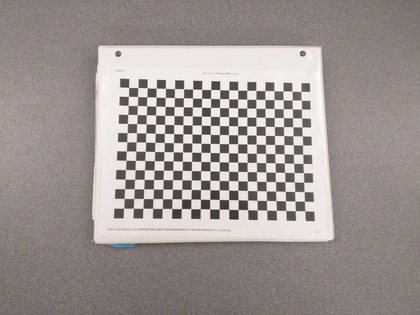
%> input picture Sea_Goat_2016/autonomy/harness_tests/camera_cal/IMG_20160108_153027.jpg, 420 x 315 px, shrunk from 4160 x 3120 before the run
$ octave dehazingtop.m   (GNU Octave 9; MATLAB toolbox functions it lacks are replaced by stand-ins)
%> lines starting %> are read from the running program, lines starting %| are printed output that depends on the picture; in (x1, y1, x2, y2) boxes, pixels count from 0 and x2, y2 are one past the last pixel; in counts of white or black regions, pixels touching at a corner belong together; the program's own positions count from 1
%> the answer given: ../camera_cal
%> the answer given: 3
%> further down, I is the input picture: size 315x420x3 uint8; mean R, G, B 157.1, 148.2, 145.4
### Sea_Goat_2016/autonomy/harness_tests/dehazing/dehazing_func.m
function [ Jdehz ] = dehazing_func( J )
%UNTITLED Summary of this function goes here
%   Detailed explanation goes here
I = (padarray(J,[8 8],255,'both'));
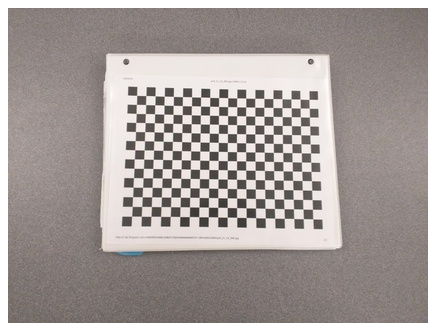
%> I: size 331x436x3 uint8; mean R, G, B 165.2, 157.1, 154.5
Igray = rgb2gray(I);

Jdark = zeros(size(I(:,:,1)));
%> Jdark: size 331x436 double; every value is 0
Jdark = im2double(Jdark);

for i=8:size(I(:,:,1),1)-8
    for j=8:size(I(:,:,1),2)-8
        val = min(min(min(I(i-7:i+7, j-7:j+7, :))));
        if val > 0
            Jdark(i,j) = val;
        end
    end
end
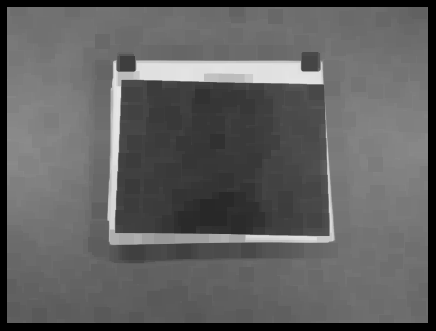
%> Jdark: size 331x436 double; min 0, max 232, mean 96.2

Jdark = mat2gray(Jdark);
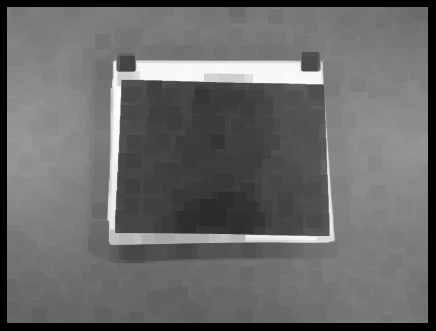
%> Jdark: size 331x436 double; min 0, max 1, mean 0.415
sortedJdark = sort(Jdark(:), 'descend');

numPix = round(.001 * size(Jdark,1) * size(Jdark,2));
%> numPix = 144
thresh = sortedJdark(numPix);
%> thresh = 0.983
mask = im2bw(mat2gray(Jdark), thresh);
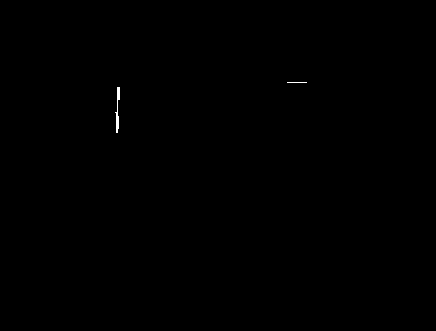
%> mask: size 331x436 logical; 0.09% white; 2 white regions, box (x1, y1, x2, y2) and area: (115, 87, 120, 133) 107, (287, 82, 307, 83) 20

atmosphere_R =  double(max(max(uint8(mask) .* I(:,:,1))))/255;
%> atmosphere_R = 0.957
atmosphere_G =  double(max(max(uint8(mask) .* I(:,:,2))))/255;
%> atmosphere_G = 0.937
atmosphere_B =  double(max(max(uint8(mask) .* I(:,:,3))))/255;
%> atmosphere_B = 0.933


% t = 1 - Jdark;
t_tilde(:,:,1) = Jdark./double(atmosphere_R);
t_tilde(:,:,2) = Jdark./double(atmosphere_B);
t_tilde(:,:,3) = Jdark./double(atmosphere_G);
%> t_tilde: size 331x436x3 double
t = 1-min(t_tilde,[],3);
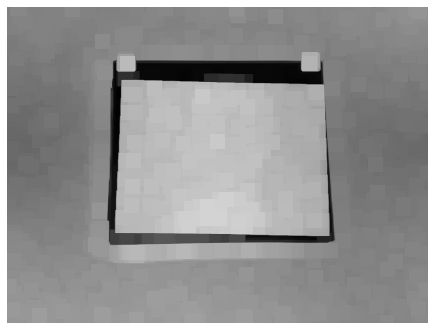
%> t: size 331x436 double; min -0.0451, max 1, mean 0.567; drawn with min black and max white


% subplot(1,2,2);
% imshow(t);
%
Jdehz(:,:,1) = (mat2gray(I(:,:,1)) - double(atmosphere_R))./mat2gray(t)...
    + double(atmosphere_R);
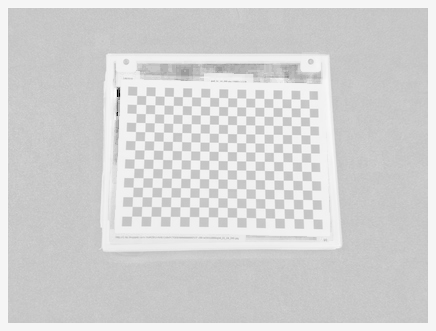
%> Jdehz: size 331x436 double; 0% of the values are NaN or infinite; the others: min -4.8, max 1.22, mean 0.21; drawn with min black, max white, NaN and infinite black
Jdehz(:,:,2) = (mat2gray(I(:,:,2)) - double(atmosphere_G))./mat2gray(t)...
    + double(atmosphere_G);
Jdehz(:,:,3) = (mat2gray(I(:,:,3)) - double(atmosphere_B))./mat2gray(t)...
    + double(atmosphere_B);
%> Jdehz: size 331x436x3 double; 0% of the values are NaN or infinite; the others: min -7.34, max 1.22, mean 0.177

end

### Sea_Goat_2016/autonomy/harness_tests/dehazing/dehazingtop.m
path = uigetdir('../../image_data_set');
start_img = inputdlg('Enter starting image number i.e. 301 or 5 etc');
files = dir(path);

for k=3:length(files)
    filename = [path '/' files(k).name];
    I = imread(filename);

    Jdehz = dehazing_func(I);
    k
    files(k).name
    figure(1)
    subplot(1,2,1)
    imshow(I)

    subplot(1,2,2)
    imshow(Jdehz)
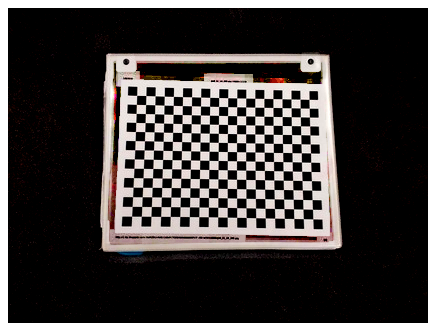
%> displayed picture: size 331x436x3, on the screen's scale of 0 to 255; mean R, G, B 66.2, 62.4, 61.4
    drawnow
end
